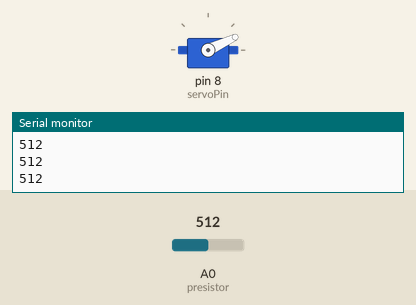
Simulated run of this sketch. Board: Arduino Uno, built with avr-gcc and run on an emulated ATmega328P. Shown: servo, the last lines printed to the serial monitor. The inputs (shaded band) are chosen by the test bench; at power-on: A0 (presistor) = 512.

Above: at 1.78 s.
At 4.8 s:
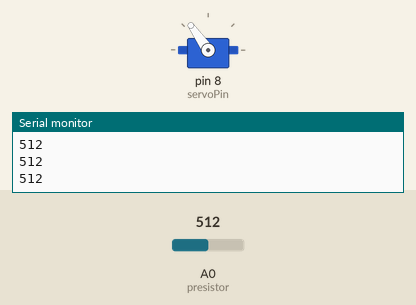
4.9 s: A0 (presistor) set to 716
At 8.3 s:
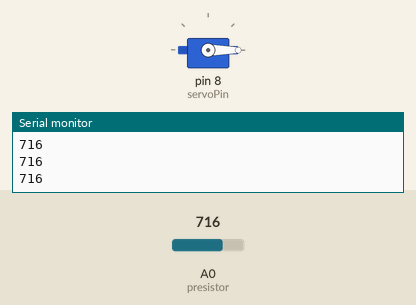
Timing chart, 0 to 13.9 s (numbered marks = the images above; inputs shaded):
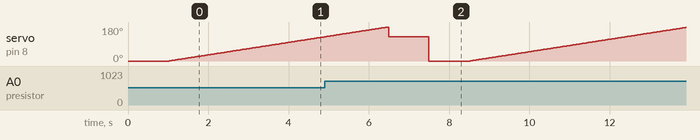

The sketch:

servo_brightness_follower.ino
```cpp
#include <Servo.h>

int presistor = A0;
int servoPin = 8;
int dt = 30;
Servo motor;

void setup() {
  motor.attach(servoPin);
  Serial.begin(9600);
  pinMode(presistor, INPUT);
}

void loop() {
  motor.write(0);
  delay(1000); // Servo boshlang'ich nuqtaga kelishi uchun kutamiz

  int eng_katta = 0;
  int eng_katta_burchak = 0;

  // 180 gradusni skanerlash
  for(int i = 0; i <= 180; i++) {
    motor.write(i);
    delay(dt); // Servoga yetib olish uchun vaqt beramiz

    int hozirgi_qiymat = analogRead(presistor);
    Serial.println(hozirgi_qiymat);

    if(hozirgi_qiymat > eng_katta) {
      eng_katta = hozirgi_qiymat;
      eng_katta_burchak = i;
    }
  }

  // Eng yorug' nuqtaga qaytish
  motor.write(eng_katta_burchak);
  delay(1000);
  // Yorug'lik sezilarli darajada kamaymaguncha kutib turish
  while(abs(analogRead(presistor)-eng_katta)>80) {
    delay(100);
  }
}
```
